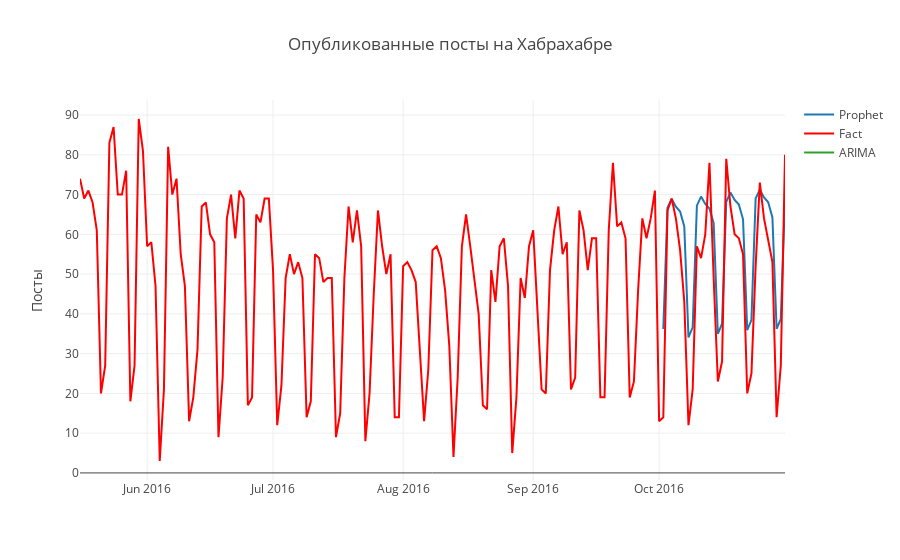

Notebook code cell kept with this figure:
### Code cell
num_values = 200

forecast = go.Scatter(
    name='Prophet',
    x=cmp_df.tail(predictions).index,
    y=cmp_df.tail(predictions).yhat,
    mode='lines',
    line=dict(color='rgb(31, 119, 180)'),
)


fact = go.Scatter(
    name='Fact',
    x=cmp_df.tail(num_values).index,
    y=cmp_df.tail(num_values).y,
    marker=dict(color="red"),
    mode='lines',
)

arima = go.Scatter(
    name='ARIMA',
    x=cmp_df.tail(predictions).index,
    y=cmp_df.tail(predictions).forecast,
    mode='lines'
)

# Trace order can be important
# with continuous error bars
data = [forecast, fact, arima]

layout = go.Layout(
    yaxis=dict(title='Посты'),
    title='Опубликованные посты на Хабрахабре',
    showlegend = True)

fig = go.Figure(data=data, layout=layout)
iplot(fig, show_link=False)

### Figure 1 — Plotly figure (JSON) as saved in the notebook; plotly's stock layout.template omitted (floating-point values rounded to 4 significant figures; data arrays with more than 128 entries replaced by an {"elided": "..."} marker saying what was removed)
{"data": [{"line": {"color": "rgb(31, 119, 180)"}, "mode": "lines", "name": "Prophet", "type": "scatter", "x": ["2016-10-02", "2016-10-03", "2016-10-04", "2016-10-05", "2016-10-06", "2016-10-07", "2016-10-08", "2016-10-09", "2016-10-10", "2016-10-11", "2016-10-12", "2016-10-13", "2016-10-14", "2016-10-15", "2016-10-16", "2016-10-17", "2016-10-18", "2016-10-19", "2016-10-20", "2016-10-21", "2016-10-22", "2016-10-23", "2016-10-24", "2016-10-25", "2016-10-26", "2016-10-27", "2016-10-28", "2016-10-29", "2016-10-30", "2016-10-31"], "y": [36.2, 66.7, 68.89, 66.94, 65.72, 61.97, 34.08, 36.61, 67.21, 69.49, 67.64, 66.49, 62.82, 34.98, 37.56, 68.19, 70.49, 68.64, 67.48, 63.78, 35.91, 38.44, 69.0, 71.23, 69.29, 68.04, 64.24, 36.26, 38.68, 69.14]}, {"marker": {"color": "red"}, "mode": "lines", "name": "Fact", "type": "scatter", "x": {"elided": "200 str values"}, "y": {"elided": "200 int values"}}, {"mode": "lines", "name": "ARIMA", "type": "scatter", "x": ["2016-10-02", "2016-10-03", "2016-10-04", "2016-10-05", "2016-10-06", "2016-10-07", "2016-10-08", "2016-10-09", "2016-10-10", "2016-10-11", "2016-10-12", "2016-10-13", "2016-10-14", "2016-10-15", "2016-10-16", "2016-10-17", "2016-10-18", "2016-10-19", "2016-10-20", "2016-10-21", "2016-10-22", "2016-10-23", "2016-10-24", "2016-10-25", "2016-10-26", "2016-10-27", "2016-10-28", "2016-10-29", "2016-10-30", "2016-10-31"], "y": [null, null, null, null, null, null, null, null, null, null, null, null, null, null, null, null, null, null, null, null, null, null, null, null, null, null, null, null, null, null]}], "layout": {"showlegend": true, "title": "Опубликованные посты на Хабрахабре", "yaxis": {"title": "Посты"}}}
